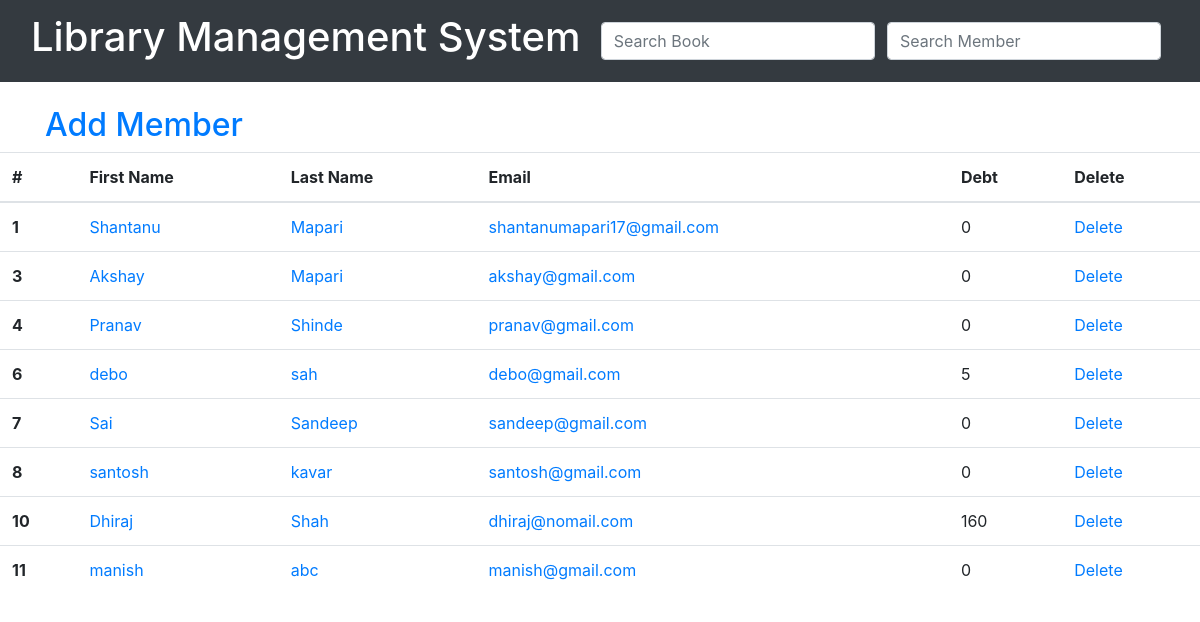
/library/members/, run on an earlier commit of the app's database.
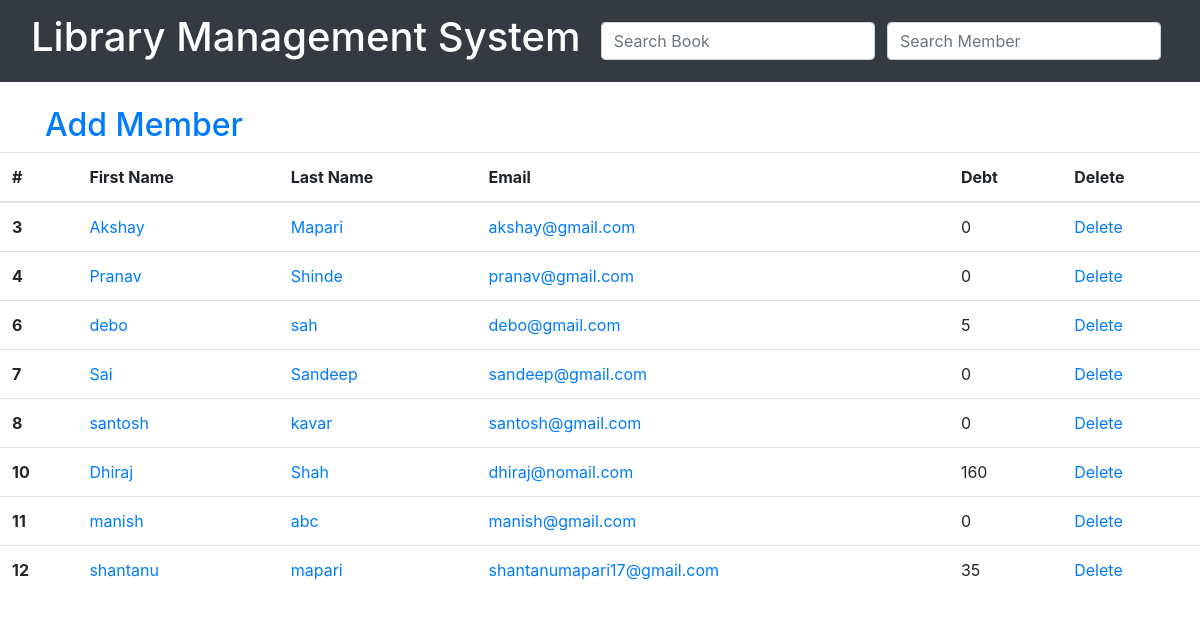
And on a later commit of the database.
### library/models.py (models this page shows, shortened)
class Members(models.Model):
    first_name = models.CharField(max_length=50)
    last_name = models.CharField(max_length=50)
    email = models.EmailField(max_length=254)
    debt = models.IntegerField(default=0)

### library/views.py (the view)
# urls.py: path("members/", views.members_home, name='members_home'),
def members_home(request):
    if request.GET.get('q'):
        q=request.GET['q']
    else:
        q=''
    members = Members.objects.filter(
        Q(first_name__icontains = q)|
        Q(last_name__icontains = q)|
        Q(email__icontains=q)
    )
    context={
        'members':members
    }
    return render(request,"library/members.html",context)

### library/templates/library/members.html
{% extends 'library/index.html' %}
{% block content %}
<div class="container">
  <h2><a href="{% url 'add_member' %}">Add Member</a></h2>
</div>
<table class="table">
    <thead>
      <tr>
        <th scope="col">#</th>
        <th scope="col">First Name</th>
        <th scope="col">Last Name</th>
        <th scope="col">Email</th>
        <th scope="col"> Debt</th>
        <th scope="col">Delete</th>
      </tr>
    </thead>
    <tbody>
        {% for member in members %}
      <tr>
        <th scope="row">{{member.id}}</th>
        <td><a href="{% url 'members_detail' member.id%}">{{member.first_name}}</a></td>
        <td><a href="{% url 'members_detail' member.id%}">{{member.last_name}}</a></td>
        <td><a href="{% url 'members_detail' member.id%}">{{member.email}}</a></td>
        <td>{{member.debt}}</td>
        <td><a href="{% url 'delete_member' member.id%}">Delete</a></td>
      </tr>
      {% endfor %}
    </tbody>
</table>
{% endblock content %}

### library/templates/library/index.html (shortened to what this page needs)
{% load static %}
<!DOCTYPE html>
<html lang="en">
<head>
    <link rel="stylesheet" href="https://cdn.jsdelivr.net/npm/@fortawesome/fontawesome-free@6.2.0/css/fontawesome.min.css">
    <link rel="stylesheet" href="{% static 'mycss.css' %}">
    <link rel="stylesheet" href="https://cdn.jsdelivr.net/npm/bootstrap@4.6.2/dist/css/bootstrap.min.css">
    <link rel="stylesheet" href="https://stackpath.bootstrapcdn.com/bootstrap/4.3.1/css/bootstrap.min.css">
    <link rel="stylesheet" href="https://cdnjs.cloudflare.com/ajax/libs/font-awesome/4.7.0/css/font-awesome.min.css">
</head>
<body>
    {% include 'library/navbar.html' %}
    {% block content %}
    {% endblock %}
</body>
</html>

### library/templates/library/navbar.html (shortened to what this page needs)
<nav class="navbar bg-dark navbar-dark">
    <div class="container-fluid dropleft">
            <a class="navbar-brand" href="{% url 'index' %}">
              <h1>Library Management System</h1>
            </a>
              <form class="form-inline" action="{% url 'books_home' %}" method="GET">
                <input id="navbarsearchroom" class="form-control mr-sm-2" type="text" name="q" placeholder="Search Book">
              </form>
              <form class="form-inline" action="{% url 'members_home' %}" method="GET">
                <input id="navbarsearchuser" class="form-control mr-sm-2" type="text" name="q" placeholder="Search Member">
              </form>
    </div>
  </nav>

What changed in the data, as far as the page shows it:
removed Members: id "1", first_name "Shantanu", last_name "Mapari", email "shantanumapari17@gmail.com", debt "0"
added Members: id "12", first_name "shantanu", last_name "mapari", email "shantanumapari17@gmail.com", debt "35"
